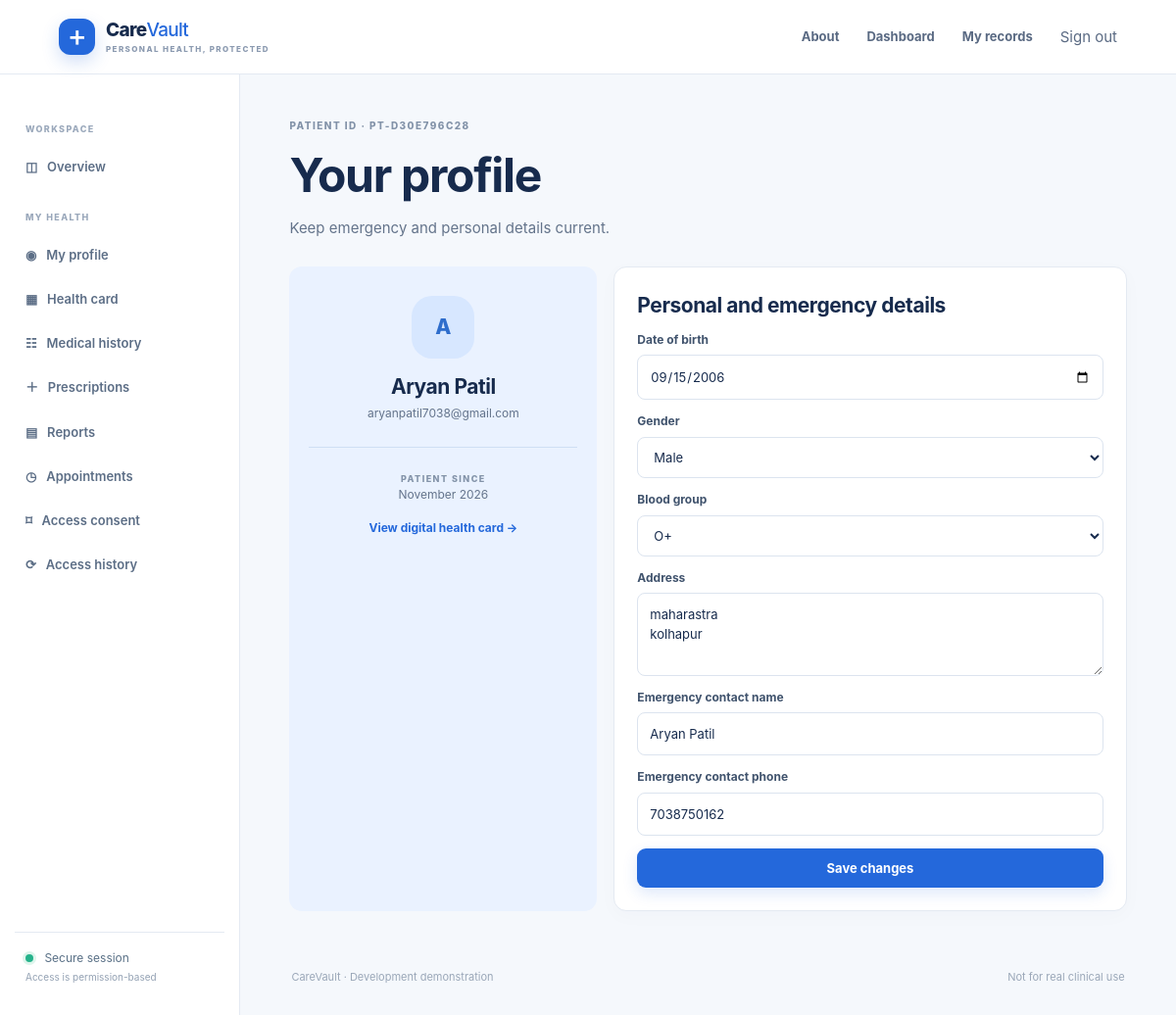
Screenshot of /patient/profile/ (signed in) with the database file from the repository.
### patients/models.py (models this page shows, shortened)
class Patient(models.Model):
    class Gender(models.TextChoices):
        FEMALE = "F", "Female"
        MALE = "M", "Male"
        NON_BINARY = "X", "Non-binary"
        UNSPECIFIED = "U", "Prefer not to say"
    class BloodGroup(models.TextChoices):
        A_POS = "A+", "A+"
        A_NEG = "A-", "A-"
        B_POS = "B+", "B+"
        B_NEG = "B-", "B-"
        AB_POS = "AB+", "AB+"
        AB_NEG = "AB-", "AB-"
        O_POS = "O+", "O+"
        O_NEG = "O-", "O-"
        UNKNOWN = "UNK", "Unknown"
    user = models.OneToOneField(settings.AUTH_USER_MODEL, on_delete=models.CASCADE, related_name="patient_profile")
    patient_id = models.CharField(max_length=20, unique=True, editable=False, db_index=True)
    lookup_token = models.UUIDField(default=uuid.uuid4, unique=True, editable=False)
    date_of_birth = models.DateField(null=True, blank=True)
    gender = models.CharField(max_length=1, choices=Gender.choices, default=Gender.UNSPECIFIED)
    blood_group = models.CharField(max_length=3, choices=BloodGroup.choices, default=BloodGroup.UNKNOWN)
    address = models.TextField(blank=True)
    emergency_contact_name = models.CharField(max_length=120, blank=True)
    emergency_contact_phone = models.CharField(max_length=24, blank=True, validators=[RegexValidator(r"^[+0-9() .-]{7,24}$", "Enter a valid phone number.")])
    created_at = models.DateTimeField(auto_now_add=True)

### accounts/models.py (models this page shows, shortened)
class User(AbstractUser):
    class Role(models.TextChoices):
        PATIENT = "PATIENT", "Patient"
        DOCTOR = "DOCTOR", "Doctor"
        HOSPITAL = "HOSPITAL", "Hospital"
        STAFF = "STAFF", "Hospital staff"
        ADMIN = "ADMIN", "Administrator"
    email = models.EmailField(unique=True)
    role = models.CharField(max_length=12, choices=Role.choices, default=Role.PATIENT, db_index=True)
    objects = HealthUserManager()

### patients/views.py (the view)
# urls.py: urlpatterns = [path("profile/", views.profile, name="profile"), path("access-logs/", views.access_logs, name="access_logs")]
@login_required
def profile(request):
    if request.user.role != "PATIENT":
        raise PermissionDenied
    patient = request.user.patient_profile
    form = PatientProfileForm(request.POST or None, instance=patient)
    if request.method == "POST" and form.is_valid():
        form.save()
        messages.success(request, "Your profile has been updated.")
        return redirect("patients:profile")
    return render(request, "patients/profile.html", {"form": form, "patient": patient})

### patients/forms.py
class PatientProfileForm(forms.ModelForm):
    class Meta:
        model = Patient
        fields = ("date_of_birth", "gender", "blood_group", "address", "emergency_contact_name", "emergency_contact_phone")
        widgets = {"date_of_birth": forms.DateInput(attrs={"type": "date"}), "address": forms.Textarea(attrs={"rows": 3})}

### templates/patients/profile.html
{% extends 'base.html' %}{% block title %}My patient profile{% endblock %}{% block content %}
<div class="page-heading compact"><span class="eyebrow">PATIENT ID · {{ patient.patient_id }}</span><h1>Your profile</h1><p>Keep emergency and personal details current.</p></div><div class="profile-layout"><section class="profile-summary"><span class="avatar-large">{{ user.first_name|first|default:'P' }}</span><h2>{{ user.get_full_name }}</h2><p>{{ user.email }}</p><div class="profile-divider"></div><span class="eyebrow">PATIENT SINCE</span><p>{{ patient.created_at|date:'F Y' }}</p><a class="text-link" href="{% url 'health_cards:card' %}">View digital health card →</a></section><section class="content-card"><h2>Personal and emergency details</h2><form method="post" class="form-stack">{% csrf_token %}{% for field in form %}<div class="field-wrap"><label for="{{ field.id_for_label }}">{{ field.label }}</label>{{ field }}{% for error in field.errors %}<small class="field-error">{{ error }}</small>{% endfor %}</div>{% endfor %}<button class="button primary" type="submit">Save changes</button></form></section></div>{% endblock %}

### static/css/site.css (style rules this page uses)
:root { --ink:#172b4d;--muted:#6d7c92;--blue:#2468db;--blue-deep:#174ca8;--blue-pale:#edf4ff;--mint:#e8f7f2;--green:#14846a;--amber:#9a640b;--amber-pale:#fff5df;--line:#e4eaf2;--surface:#fff;--canvas:#f5f8fc;--shadow:0 12px 35px rgba(27,54,93,.07);font-family:Inter,ui-sans-serif,system-ui,-apple-system,"Segoe UI",sans-serif;color:var(--ink) }
* { box-sizing:border-box }
body { margin:0;background:var(--canvas);font-size:15px;line-height:1.55 }
h1,h2,h3,p { margin-top:0 }
h1 { font-size:clamp(29px,3vw,40px);line-height:1.15;letter-spacing:-1.3px;margin:8px 0 9px }
h2 { font-size:21px;letter-spacing:-.45px;margin:0 0 9px }
p { color:#64748b }
.eyebrow { font-size:10px;font-weight:800;letter-spacing:1.45px;color:#8292a8;display:block }
.button { appearance:none;display:inline-flex;align-items:center;justify-content:center;gap:12px;border:1px solid transparent;border-radius:9px;padding:11px 17px;text-decoration:none;font-family:inherit;font-weight:700;font-size:13px;cursor:pointer;transition:transform .15s,background .15s }
.button.primary { background:var(--blue);color:white;box-shadow:0 6px 15px rgba(36,104,219,.15) }
.page-heading { max-width:720px;margin:34px auto 34px;text-align:center }
.page-heading h1 { font-size:clamp(34px,4vw,48px);margin:14px 0 }
.page-heading p { max-width:610px;margin:0 auto;line-height:1.7 }
.page-heading.compact { max-width:none;text-align:left;margin:7px 0 27px }
.page-heading.compact p { margin:0;max-width:760px }
.content-card { background:#fff;border:1px solid var(--line);border-radius:13px;padding:23px;box-shadow:0 5px 20px rgba(28,57,99,.025) }
.form-stack { display:grid;gap:13px }
.field-wrap { display:grid;gap:6px }
.form-stack label,.field-wrap label { font-size:12px;font-weight:700;color:#40536d }
.form-stack input,.form-stack select,.form-stack textarea,.field-wrap input,.field-wrap select,.field-wrap textarea,.decision-form input,.search-row input { width:100%;border:1px solid #dce4ef;background:#fff;border-radius:8px;padding:11px 12px;color:var(--ink);font:inherit;font-size:13px;outline:none }
.card-heading a,.text-link { color:var(--blue);text-decoration:none;font-size:12px;font-weight:700 }
.profile-layout { display:grid;grid-template-columns:.75fr 1.25fr;gap:17px }
.profile-summary { text-align:center;padding:30px 20px;background:#eaf2ff;border-radius:13px }
.profile-summary h2 { margin:13px 0 1px }
.profile-summary p { font-size:12px }
.avatar-large { display:grid;place-items:center;width:64px;height:64px;border-radius:21px;background:#d7e7ff;color:#2e6dcc;font-weight:800;font-size:21px }
.profile-summary .avatar-large { margin:auto }
.profile-divider { height:1px;background:#cfdef4;margin:25px 0 }
.profile-summary .eyebrow { font-size:9px }
.profile-summary .text-link { display:block;margin-top:15px }

### rows the page displays
Patient: patient_id "PT-D30E796C28", created_at "November 2026", form "09/15/2006" "Male" "O+" "maharastra kolhapur" "Aryan Patil" "7038750162"
User: first_name|first "A", get_full_name "Aryan Patil", email "aryanpatil7038@gmail.com"

### other values shown
{{ field.label }} "Date of birth" "Gender" "Blood group" "Address" "Emergency contact name" "Emergency contact phone"
